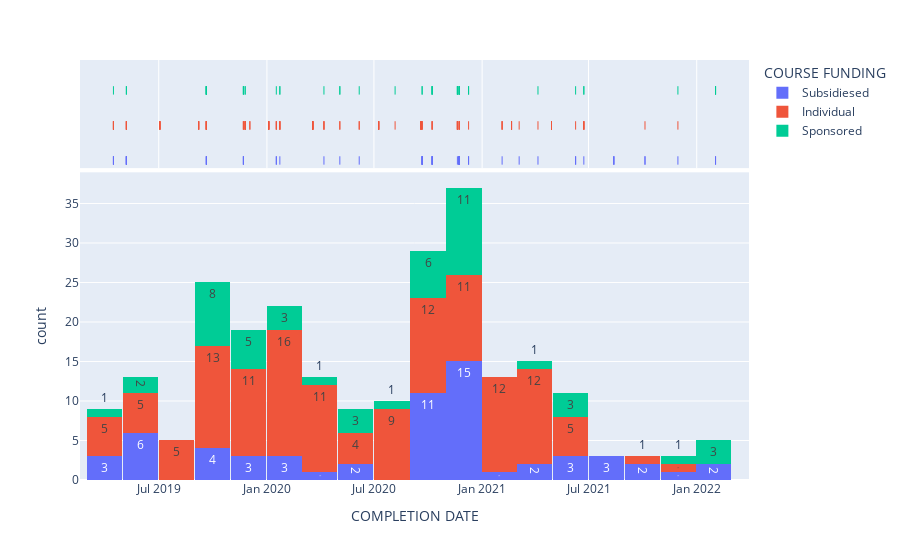

Notebook source saved alongside this figure:
### Code cell
import plotly.express as px
fig = px.histogram(df, x='COMPLETION DATE',color="COURSE FUNDING",marginal="rug",text_auto=True)

fig.show()

### Figure 1 — Plotly figure (JSON) as saved in the notebook; plotly's stock layout.template omitted (floating-point values rounded to 4 significant figures; data arrays with more than 128 entries replaced by an {"elided": "..."} marker saying what was removed)
{"data": [{"alignmentgroup": "True", "bingroup": "x", "hovertemplate": "COURSE FUNDING=Subsidiesed<br>COMPLETION DATE=%{x}<br>count=%{y}<extra></extra>", "legendgroup": "Subsidiesed", "marker": {"color": "#636efa", "pattern": {"shape": ""}}, "name": "Subsidiesed", "offsetgroup": "Subsidiesed", "orientation": "v", "showlegend": true, "texttemplate": "%{value}", "type": "histogram", "x": ["2021-04-06", "2021-06-09", "2021-06-09", "2021-10-05", "2021-10-05", "2021-11-30", "2022-02-02", "2022-02-02", "2020-04-07", "2020-06-06", "2020-10-08", "2020-10-08", "2020-10-08", "2020-10-08", "2020-10-08", "2020-12-09", "2020-12-09", "2021-02-04", "2021-03-05", "2021-06-23", "2021-08-13", "2021-08-13", "2021-08-13", "2020-01-23", "2020-05-04", "2020-09-21", "2020-09-21", "2020-09-21", "2020-09-21", "2020-09-21", "2020-09-21", "2020-11-20", "2020-11-23", "2020-11-23", "2020-11-23", "2020-11-23", "2020-11-23", "2020-11-23", "2020-11-23", "2020-11-23", "2020-11-23", "2020-11-23", "2020-11-23", "2020-11-23", "2019-04-15", "2019-04-15", "2019-04-15", "2019-05-07", "2019-05-07", "2019-05-07", "2019-05-07", "2019-05-07", "2019-05-07", "2019-09-20", "2019-09-20", "2019-09-20", "2019-09-20", "2019-11-22", "2019-11-22", "2019-11-22", "2020-01-17", "2020-01-17"], "xaxis": "x", "yaxis": "y"}, {"alignmentgroup": "True", "boxpoints": "all", "fillcolor": "rgba(255,255,255,0)", "hoveron": "points", "hovertemplate": "COURSE FUNDING=Subsidiesed<br>COMPLETION DATE=%{x}<extra></extra>", "jitter": 0, "legendgroup": "Subsidiesed", "line": {"color": "rgba(255,255,255,0)"}, "marker": {"color": "#636efa", "symbol": "line-ns-open"}, "name": "Subsidiesed", "offsetgroup": "Subsidiesed", "showlegend": false, "type": "box", "x": ["2021-04-06", "2021-06-09", "2021-06-09", "2021-10-05", "2021-10-05", "2021-11-30", "2022-02-02", "2022-02-02", "2020-04-07", "2020-06-06", "2020-10-08", "2020-10-08", "2020-10-08", "2020-10-08", "2020-10-08", "2020-12-09", "2020-12-09", "2021-02-04", "2021-03-05", "2021-06-23", "2021-08-13", "2021-08-13", "2021-08-13", "2020-01-23", "2020-05-04", "2020-09-21", "2020-09-21", "2020-09-21", "2020-09-21", "2020-09-21", "2020-09-21", "2020-11-20", "2020-11-23", "2020-11-23", "2020-11-23", "2020-11-23", "2020-11-23", "2020-11-23", "2020-11-23", "2020-11-23", "2020-11-23", "2020-11-23", "2020-11-23", "2020-11-23", "2019-04-15", "2019-04-15", "2019-04-15", "2019-05-07", "2019-05-07", "2019-05-07", "2019-05-07", "2019-05-07", "2019-05-07", "2019-09-20", "2019-09-20", "2019-09-20", "2019-09-20", "2019-11-22", "2019-11-22", "2019-11-22", "2020-01-17", "2020-01-17"], "xaxis": "x2", "yaxis": "y2"}, {"alignmentgroup": "True", "bingroup": "x", "hovertemplate": "COURSE FUNDING=Individual<br>COMPLETION DATE=%{x}<br>count=%{y}<extra></extra>", "legendgroup": "Individual", "marker": {"color": "#EF553B", "pattern": {"shape": ""}}, "name": "Individual", "offsetgroup": "Individual", "orientation": "v", "showlegend": true, "texttemplate": "%{value}", "type": "histogram", "x": {"elided": "133 str values"}, "xaxis": "x", "yaxis": "y"}, {"alignmentgroup": "True", "boxpoints": "all", "fillcolor": "rgba(255,255,255,0)", "hoveron": "points", "hovertemplate": "COURSE FUNDING=Individual<br>COMPLETION DATE=%{x}<extra></extra>", "jitter": 0, "legendgroup": "Individual", "line": {"color": "rgba(255,255,255,0)"}, "marker": {"color": "#EF553B", "symbol": "line-ns-open"}, "name": "Individual", "offsetgroup": "Individual", "showlegend": false, "type": "box", "x": {"elided": "133 str values"}, "xaxis": "x2", "yaxis": "y2"}, {"alignmentgroup": "True", "bingroup": "x", "hovertemplate": "COURSE FUNDING=Sponsored<br>COMPLETION DATE=%{x}<br>count=%{y}<extra></extra>", "legendgroup": "Sponsored", "marker": {"color": "#00cc96", "pattern": {"shape": ""}}, "name": "Sponsored", "offsetgroup": "Sponsored", "orientation": "v", "showlegend": true, "texttemplate": "%{value}", "type": "histogram", "x": ["2021-04-06", "2021-06-09", "2021-11-30", "2022-02-02", "2022-02-02", "2022-02-02", "2020-04-07", "2020-06-06", "2020-08-06", "2020-10-08", "2020-10-08", "2020-10-08", "2020-10-08", "2020-12-09", "2020-12-09", "2021-06-23", "2021-06-23", "2020-01-23", "2020-01-23", "2020-05-04", "2020-05-04", "2019-11-25", "2019-11-25", "2020-09-21", "2020-09-21", "2020-11-20", "2020-11-20", "2020-11-20", "2020-11-20", "2020-11-23", "2020-11-23", "2020-11-23", "2020-11-23", "2020-11-23", "2019-04-15", "2019-05-07", "2019-05-07", "2019-09-20", "2019-09-20", "2019-09-20", "2019-09-20", "2019-09-20", "2019-09-20", "2019-09-20", "2019-09-20", "2019-11-22", "2019-11-22", "2019-11-22", "2020-01-17"], "xaxis": "x", "yaxis": "y"}, {"alignmentgroup": "True", "boxpoints": "all", "fillcolor": "rgba(255,255,255,0)", "hoveron": "points", "hovertemplate": "COURSE FUNDING=Sponsored<br>COMPLETION DATE=%{x}<extra></extra>", "jitter": 0, "legendgroup": "Sponsored", "line": {"color": "rgba(255,255,255,0)"}, "marker": {"color": "#00cc96", "symbol": "line-ns-open"}, "name": "Sponsored", "offsetgroup": "Sponsored", "showlegend": false, "type": "box", "x": ["2021-04-06", "2021-06-09", "2021-11-30", "2022-02-02", "2022-02-02", "2022-02-02", "2020-04-07", "2020-06-06", "2020-08-06", "2020-10-08", "2020-10-08", "2020-10-08", "2020-10-08", "2020-12-09", "2020-12-09", "2021-06-23", "2021-06-23", "2020-01-23", "2020-01-23", "2020-05-04", "2020-05-04", "2019-11-25", "2019-11-25", "2020-09-21", "2020-09-21", "2020-11-20", "2020-11-20", "2020-11-20", "2020-11-20", "2020-11-23", "2020-11-23", "2020-11-23", "2020-11-23", "2020-11-23", "2019-04-15", "2019-05-07", "2019-05-07", "2019-09-20", "2019-09-20", "2019-09-20", "2019-09-20", "2019-09-20", "2019-09-20", "2019-09-20", "2019-09-20", "2019-11-22", "2019-11-22", "2019-11-22", "2020-01-17"], "xaxis": "x2", "yaxis": "y2"}], "layout": {"barmode": "relative", "legend": {"title": {"text": "COURSE FUNDING"}, "tracegroupgap": 0}, "margin": {"t": 60}, "xaxis": {"anchor": "y", "domain": [0, 1], "title": {"text": "COMPLETION DATE"}}, "xaxis2": {"anchor": "y2", "domain": [0, 1], "matches": "x", "showgrid": true, "showticklabels": false}, "yaxis": {"anchor": "x", "domain": [0, 0.7326], "title": {"text": "count"}}, "yaxis2": {"anchor": "x2", "domain": [0.7426, 1], "matches": "y2", "showgrid": false, "showline": false, "showticklabels": false, "ticks": ""}}}
